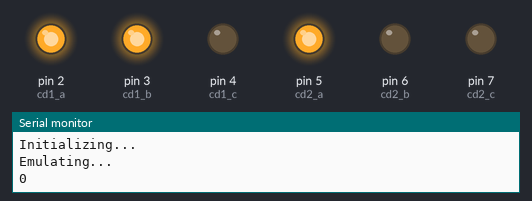
This sketch was run on a simulated Arduino Uno, built with avr-gcc and run on an emulated ATmega328P. On the bench: output pins drawn as LEDs (lit = HIGH), the last lines printed to the serial monitor.

Above: at 1.2 s.
At 2.7 s:
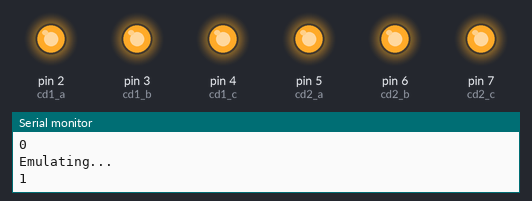
At 4.2 s:
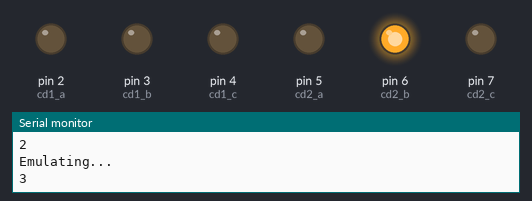
At 7.2 s:
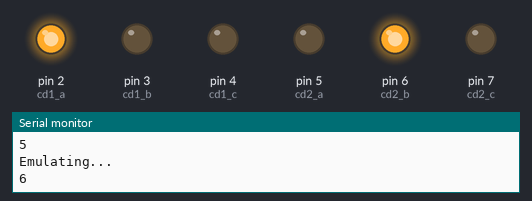
At 10.2 s:
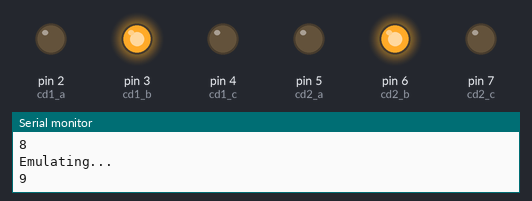
At 13.2 s:
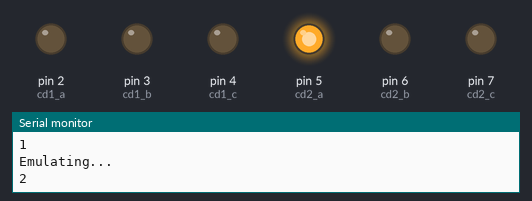
Timing chart, 0 to 14.0 s (numbered marks = the images above):
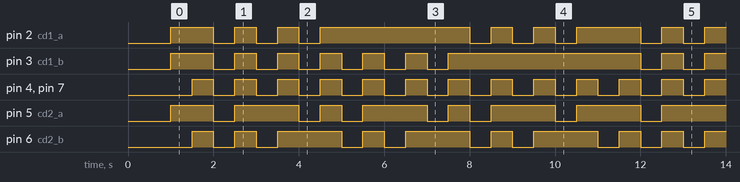

Measured:
- by itself, pin 3 (cd1_b): repeats every 10.0 s: 5 × (LOW 0.50 s, HIGH 0.50 s), LOW 0.50 s, HIGH 4.5 s
- by itself, pin 4 (cd1_c), pin 7 (cd2_c): alternates HIGH for 0.50 s and LOW for 0.50 s
- by itself, pin 2 (cd1_a): repeats every 10.0 s: 2 × (LOW 0.50 s, HIGH 0.50 s), LOW 0.50 s, HIGH 3.5 s, 2 × (LOW 0.50 s, HIGH 0.50 s), LOW 0.50 s, HIGH 1.5 s
- by itself, pin 5 (cd2_a): repeats every 10.0 s: LOW 0.50 s, HIGH 1.5 s, LOW 0.50 s, HIGH 0.50 s, LOW 0.50 s, HIGH 1.5 s, LOW 0.50 s, HIGH 0.50 s, 2 × (LOW 0.50 s, HIGH 1.5 s)

The sketch:

test_keypad_emulator_v8_basic.ino
```cpp
/*
    Arduino Uno Keypad Emulation - Basic test

    Uses CD4051B Analog Multiplexer

    Both COM Pins (Pin 3) Connected

    CD4051B_1 ---> Rows (Channels 0-3)
    CD4051B_2 ---> Columns (Channels 0-2)

    CD4051B Truth Table
    _________________________________
    |                 |             |
    |Input States     |             |
    |-----------------| Channel ON  |
    |  C  |  B  |  A  |             |
    |-----|-----|-----|-------------|
    |  0  |  0  |  0  |      0      |
    |-----|-----|-----|-------------|
    |  0  |  0  |  1  |      1      |
    |-----|-----|-----|-------------|
    |  0  |  1  |  0  |      2      |
    |-----|-----|-----|-------------|
    |  0  |  1  |  1  |      3      |
    |-----|-----|-----|-------------|
    |  1  |  0  |  0  |      4      |
    |-----|-----|-----|-------------|
    |  1  |  0  |  1  |      5      |
    |-----|-----|-----|-------------|
    |  1  |  1  |  0  |      6      |
    |-----|-----|-----|-------------|
    |  1  |  1  |  1  |      7      |
    ---------------------------------

    Code Truth Table

    Legend: CD1 ---> Rows   e.g CD1 0 refers to Row 1
            CD2 ---> Columns  e.g CD2 0 refers to Column 1
    _________________________________________________________________________
    |                                               ||               ||     |
    |                 Input States                  ||  Channel ON   ||     |
    |-----------------------------------------------||---------------|| Key |
    | CD1_C | CD1_B | CD1_A | CD2_C | CD2_B | CD2_A ||  CD1  |  CD2  ||     |
    |-------|-------|-------|-------|-------|-------||-------|-------||-----|
    |   0   |   0   |   0   |   0   |   0   |   0   ||   0   |   0   ||  1  |
    |-------|-------|-------|-------|-------|-------||-------|-------||-----|
    |   0   |   0   |   0   |   0   |   0   |   1   ||   0   |   1   ||  2  |
    |-------|-------|-------|-------|-------|-------||-------|-------||-----|
    |   0   |   0   |   0   |   0   |   1   |   0   ||   0   |   2   ||  3  |
    |-------|-------|-------|-------|-------|-------||-------|-------||-----|
    |   0   |   0   |   1   |   0   |   0   |   0   ||   1   |   0   ||  4  |
    |-------|-------|-------|-------|-------|-------||-------|-------||-----|
    |   0   |   0   |   1   |   0   |   0   |   1   ||   1   |   1   ||  5  |
    |-------|-------|-------|-------|-------|-------||-------|-------||-----|
    |   0   |   0   |   1   |   0   |   1   |   0   ||   1   |   2   ||  6  |
    |-------|-------|-------|-------|-------|-------||-------|-------||-----|
    |   0   |   1   |   0   |   0   |   0   |   0   ||   2   |   0   ||  7  |
    |-------|-------|-------|-------|-------|-------||-------|-------||-----|
    |   0   |   1   |   0   |   0   |   0   |   1   ||   2   |   1   ||  8  |
    |-------|-------|-------|-------|-------|-------||-------|-------||-----|
    |   0   |   1   |   0   |   0   |   1   |   0   ||   2   |   2   ||  9  |
    |-------|-------|-------|-------|-------|-------||-------|-------||-----|
    |   0   |   1   |   1   |   0   |   0   |   0   ||   3   |   0   ||  *  |
    |-------|-------|-------|-------|-------|-------||-------|-------||-----|
    |   0   |   1   |   1   |   0   |   0   |   1   ||   3   |   1   ||  0  |
    |-------|-------|-------|-------|-------|-------||-------|-------||-----|
    |   0   |   1   |   1   |   0   |   1   |   0   ||   3   |   2   ||  #  |
    -------------------------------------------------------------------------


    By:- Kim
    Date: 08-07-2021
*/

int inChar;     // setup for data storage

int cd1_a = 2;
int cd1_b = 3;
int cd1_c = 4;
int cd2_a = 5;
int cd2_b = 6;
int cd2_c = 7;

void setup()
{
  Serial.begin(9600);

  Serial.println("Initializing...");
  delay(1000);

  // set all pins as outputs
  pinMode (cd1_a, OUTPUT);
  pinMode (cd1_b, OUTPUT);
  pinMode (cd1_c, OUTPUT);
  pinMode (cd2_a, OUTPUT);
  pinMode (cd2_b, OUTPUT);
  pinMode (cd2_c, OUTPUT);

}

void loop()
{
  inChar = 0;
  recvData();
}

void recvData()
{
  while (inChar < 10)
  {
    emulate();
    delay (500);
    key_release ();
    delay(500);
    inChar ++;
  }


}

void emulate()
{
  Serial.println("Emulating...");
  Serial.println(inChar);
  switch (inChar)
  {
    case 1:
      digitalWrite (cd1_a, LOW);
      digitalWrite (cd1_b, LOW);
      digitalWrite (cd1_c, LOW);
      digitalWrite (cd2_a, LOW);
      digitalWrite (cd2_b, LOW);
      digitalWrite (cd2_c, LOW);
      break;

    case 2:
      digitalWrite (cd1_a, LOW);
      digitalWrite (cd1_b, LOW);
      digitalWrite (cd1_c, LOW);
      digitalWrite (cd2_a, HIGH);
      digitalWrite (cd2_b, LOW);
      digitalWrite (cd2_c, LOW);
      break;

    case 3:
      digitalWrite (cd1_a, LOW);
      digitalWrite (cd1_b, LOW);
      digitalWrite (cd1_c, LOW);
      digitalWrite (cd2_a, LOW);
      digitalWrite (cd2_b, HIGH);
      digitalWrite (cd2_c, LOW);
      break;

    case 4:
      digitalWrite (cd1_a, HIGH);
      digitalWrite (cd1_b, LOW);
      digitalWrite (cd1_c, LOW);
      digitalWrite (cd2_a, LOW);
      digitalWrite (cd2_b, LOW);
      digitalWrite (cd2_c, LOW);
      break;

    case 5:
      digitalWrite (cd1_a, HIGH);
      digitalWrite (cd1_b, LOW);
      digitalWrite (cd1_c, LOW);
      digitalWrite (cd2_a, HIGH);
      digitalWrite (cd2_b, LOW);
      digitalWrite (cd2_c, LOW);
      break;

    case 6:
      digitalWrite (cd1_a, HIGH);
      digitalWrite (cd1_b, LOW);
      digitalWrite (cd1_c, LOW);
      digitalWrite (cd2_a, LOW);
      digitalWrite (cd2_b, HIGH);
      digitalWrite (cd2_c, LOW);
      break;

    case 7:
      digitalWrite (cd1_a, LOW);
      digitalWrite (cd1_b, HIGH);
      digitalWrite (cd1_c, LOW);
      digitalWrite (cd2_a, LOW);
      digitalWrite (cd2_b, LOW);
      digitalWrite (cd2_c, LOW);
      break;

    case 8:
      digitalWrite (cd1_a, LOW);
      digitalWrite (cd1_b, HIGH);
      digitalWrite (cd1_c, LOW);
      digitalWrite (cd2_a, HIGH);
      digitalWrite (cd2_b, LOW);
      digitalWrite (cd2_c, LOW);
      break;

    case 9:
      digitalWrite (cd1_a, LOW);
      digitalWrite (cd1_b, HIGH);
      digitalWrite (cd1_c, LOW);
      digitalWrite (cd2_a, LOW);
      digitalWrite (cd2_b, HIGH);
      digitalWrite (cd2_c, LOW);
      break;

    case '*':
      digitalWrite (cd1_a, HIGH);
      digitalWrite (cd1_b, HIGH);
      digitalWrite (cd1_c, LOW);
      digitalWrite (cd2_a, LOW);
      digitalWrite (cd2_b, LOW);
      digitalWrite (cd2_c, LOW);
      break;

    case 0:
      digitalWrite (cd1_a, HIGH);
      digitalWrite (cd1_b, HIGH);
      digitalWrite (cd1_c, LOW);
      digitalWrite (cd2_a, HIGH);
      digitalWrite (cd2_b, LOW);
      digitalWrite (cd2_c, LOW);
      break;

    case '#':
      digitalWrite (cd1_a, HIGH);
      digitalWrite (cd1_b, HIGH);
      digitalWrite (cd1_c, LOW);
      digitalWrite (cd2_a, LOW);
      digitalWrite (cd2_b, HIGH);
      digitalWrite (cd2_c, LOW);
      break;

    default:
      recvData();


  }

}


void key_release()
{
  digitalWrite (cd1_a, HIGH);
  digitalWrite (cd1_b, HIGH);
  digitalWrite (cd1_c, HIGH);
  digitalWrite (cd2_a, HIGH);
  digitalWrite (cd2_b, HIGH);
  digitalWrite (cd2_c, HIGH);
}
```
